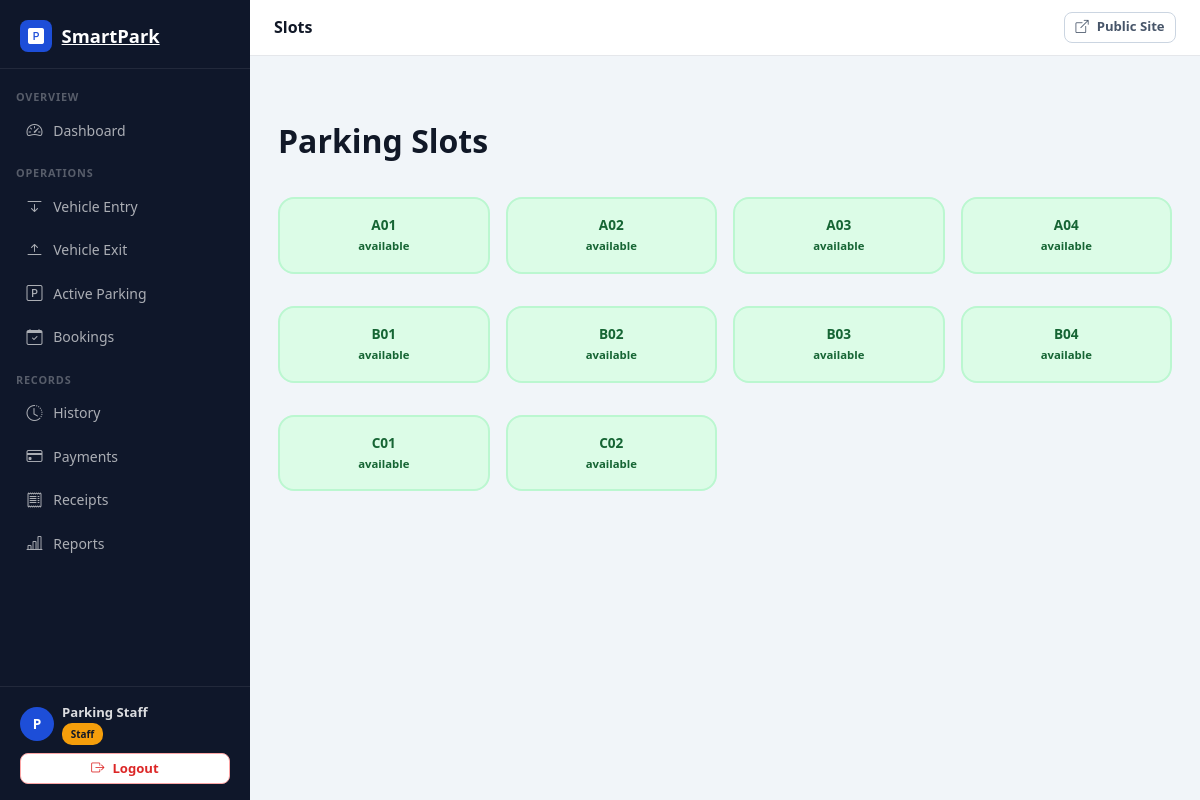
The page /staff/slots.php (signed in) on the database its author committed.
### tables this page shows
CREATE TABLE parking_slots (
 id INT UNSIGNED AUTO_INCREMENT PRIMARY KEY,
 slot_number VARCHAR(30) NOT NULL UNIQUE,
 vehicle_type ENUM('Motorcycle','Scooter','Car','Van','Bus','Truck','Other') NOT NULL,
 zone VARCHAR(50) NOT NULL DEFAULT 'A',
 status ENUM('available','reserved','occupied','maintenance','inactive') NOT NULL DEFAULT 'available',
 description VARCHAR(255) NULL,
 created_at TIMESTAMP DEFAULT CURRENT_TIMESTAMP,
 updated_at TIMESTAMP DEFAULT CURRENT_TIMESTAMP ON UPDATE CURRENT_TIMESTAMP,
 INDEX idx_slot_status(status)
);

### includes/functions.php (called while the page is built, shortened)
<?php
function e(?string $value): string
{
    return htmlspecialchars($value ?? '', ENT_QUOTES, 'UTF-8');
}

### staff/slots.php (the view, shortened to what this page needs)
<?php require_once __DIR__ . '/../config/database.php';
$rows = $pdo->query("SELECT * FROM parking_slots ORDER BY zone,slot_number")->fetchAll();
require __DIR__ . '/../includes/panel_layout.php'; ?>
<h1>Parking Slots</h1>
<div class="row g-3"><?php foreach ($rows as $r): ?>
        <div class="col-6 col-md-3">
            <div class="slot slot-<?= e($r['status']) ?>">
                <?= e($r['slot_number']) ?><br><small><?= e($r['status']) ?></small>
            </div>
        </div><?php endforeach; ?>
</div><?php require __DIR__ . '/../includes/panel_footer.php'; ?>

### assets/css/style.css (style rules this page uses)
:root { --sp-primary: #1d4ed8; --sp-primary-dark: #1e3a8a; --sp-accent: #f59e0b; --sp-bg: #f6f8fb; --sp-surface: #ffffff; --sp-text: #111827; --sp-muted: #6b7280; --sp-border: #e5e7eb; --sp-radius-sm: 8px; --sp-radius: 16px; --sp-radius-lg: 24px; --sp-shadow-sm: 0 1px 3px rgba(0, 0, 0, 0.08); --sp-shadow: 0 4px 16px rgba(0, 0, 0, 0.1); --sp-shadow-lg: 0 15px 40px rgba(0, 0, 0, 0.14); --sp-transition: 0.2s ease; }
body { background: var(--sp-bg); color: var(--sp-text); font-family: "Segoe UI", system-ui, -apple-system, sans-serif; }
.slot { border-radius: var(--sp-radius); padding: 1rem; text-align: center; font-weight: 700; font-size: 0.85rem; border: 2px solid transparent; transition: transform var(--sp-transition), box-shadow var(--sp-transition); }
.slot-available { background: #dcfce7; color: #166534; border-color: #bbf7d0; }
* { box-sizing: border-box; }
html { scroll-behavior: smooth; }
body { margin: 0; }
.row { display: flex; flex-wrap: wrap; margin-inline: -0.5rem; }
.row > * { padding-inline: 0.5rem; }
.g-3 { row-gap: 1rem; }
.col-6 { width: 50%; }
.col-md-3, .col-md-4, .col-md-6, .col-md-8 { width: 100%; }
@media (min-width: 768px) { .col-md-3 { width: 25%; } }
:root { --sp-container: 1140px; --sp-gutter: 1rem; --sp-control-height: 42px; }
body { line-height: 1.5; overflow-x: hidden; }
.row { display: flex; flex-wrap: wrap; margin-left: -0.5rem; margin-right: -0.5rem; margin-top: -0.5rem; }
.row > * { padding-left: 0.5rem; padding-right: 0.5rem; padding-top: 0.5rem; padding-bottom: 0.5rem; }

### assets/css/panel.css (style rules this page uses)
body.panel-body { background: #f1f5f9; display: flex; flex-direction: column; min-height: 100vh; }
.panel-main > * + * { margin-top: 1.5rem; }

### rows shown on the page
parking_slots: slot_number "A01", status "available"
parking_slots: slot_number "A02", status "available"
parking_slots: slot_number "A03", status "available"
parking_slots: slot_number "A04", status "available"
parking_slots: slot_number "B01", status "available"
parking_slots: slot_number "B02", status "available"
parking_slots: slot_number "B03", status "available"
parking_slots: slot_number "B04", status "available"
parking_slots: slot_number "C01", status "available"
parking_slots: slot_number "C02", status "available"

### other values the page prints
$item['section'] "OVERVIEW"
$item['label'] "Dashboard"
$item['section'] "OPERATIONS"
$item['label'] "Vehicle Entry"
$item['label'] "Vehicle Exit"
$item['label'] "Active Parking"
$item['label'] "Bookings"
$item['section'] "RECORDS"
$item['label'] "History"
$item['label'] "Payments"
$item['label'] "Receipts"
$item['label'] "Reports"
substr($user['full_name'] ?? 'U', 0, 1) "P"
$user['full_name'] "Parking Staff"
$roleBadge[0] "Staff"
